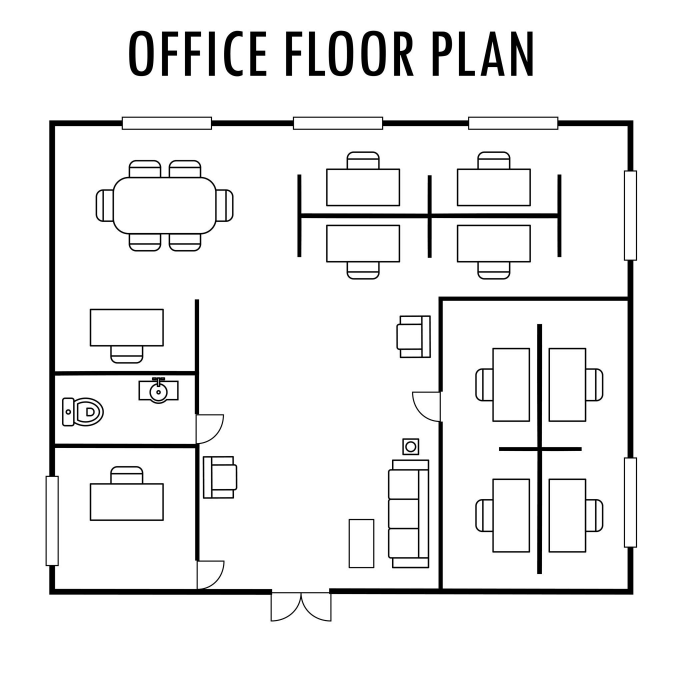
#> input picture data/floorplans/fp1.jpg, 2048 x 2048 px (shown at 1/3 size)
$ python -i grid.py   (imports and definitions only)
#> lines starting #> are read from the running program, lines starting #| are printed output that depends on the picture; after the words box and inside, x2 and y2 are one past the last pixel; in counts of white or black regions, pixels touching at a corner belong together
"""
Image Processing — Grid Converter
----------------------------------
Converts real-world floor plan / maze images into binary grids
for AI algorithm input.

Pipeline:
  1. Load image (BGR via OpenCV)
  2. Convert to grayscale
  3. Adaptive thresholding (handles uneven lighting)
  4. Morphological cleanup (remove noise)
  5. Downscale to manageable grid resolution
  6. Output: binary grid (1=walkable, 0=obstacle)
"""

import cv2
import numpy as np


class ImageToGrid:
    """
    Converts an image file to a binary navigable grid.
    Supports multiple environments: floorplans, mazes, street maps.
    """

    def __init__(self, image_path, grid_scale=1.0, white_thresh=200,
                 max_dimension=None, border=3, mode="auto"):
        """
        grid_scale: fraction to downscale (1.0 = full resolution)
        white_thresh: pixel brightness >= this → walkable
        max_dimension: optional safety cap for interactive/search workloads
        border: number of obstacle cells to reserve around the image edge
        mode: auto, simple, 3d, map, or occupancy
        """
        self.image_path = image_path
        self.grid_scale = grid_scale
        self.white_thresh = white_thresh
        self.max_dimension = max_dimension
        self.border = max(0, int(border))
        self.mode = mode.lower().strip()

    def load(self):
        img = cv2.imread(self.image_path)
#> img is the input picture: shape (2048, 2048, 3); min 0, max 255, mean 237
        if img is None:
            raise ValueError(f"Cannot load image: {self.image_path}")
        return img

    def preprocess(self, img, mode=None):
        """
        Returns binary image: 255 = walkable, 0 = obstacle.
        Uses adaptive threshold for robustness to lighting variation.
        """
        # Optional downscale for large images.  A cap prevents accidental
        # quadratic search costs when a camera image is several thousand px.
        scale = float(self.grid_scale)
        if scale <= 0:
            raise ValueError("grid_scale must be greater than zero")
        if self.max_dimension:
            scale = min(scale, float(self.max_dimension) / max(img.shape[:2]))
        work_img = img
        if scale < 1.0:
            h = max(1, int(round(img.shape[0] * scale)))
            w = max(1, int(round(img.shape[1] * scale)))
            work_img = cv2.resize(img, (w, h), interpolation=cv2.INTER_AREA)
        gray = cv2.cvtColor(work_img, cv2.COLOR_BGR2GRAY)

        selected_mode = (mode or self.mode).lower().strip()
        if selected_mode == "auto":
            hsv = cv2.cvtColor(work_img, cv2.COLOR_BGR2HSV)
#> hsv: shape (2048, 2048, 3); mean H, S, V 0, 0, 237
            mean_saturation = float(np.mean(hsv[:, :, 1]))
#> mean_saturation = 0
            selected_mode = "3d" if mean_saturation >= 32.0 else "simple"
#> selected_mode = 'simple'
        if selected_mode in {"3d", "complex", "render"}:
            # Rendered rooms usually have a bright, low-saturation floor and
            # colorful/dark furniture.  HSV separates those properties more
            # reliably than a grayscale threshold.
            hsv = cv2.cvtColor(work_img, cv2.COLOR_BGR2HSV)
            saturation = hsv[:, :, 1]
            value = hsv[:, :, 2]
            floor = ((saturation < 85) & (value > 125)) | \
                    ((saturation < 45) & (value > 95))
            binary = (floor.astype(np.uint8) * 255)
            binary = cv2.morphologyEx(
                binary, cv2.MORPH_CLOSE, np.ones((5, 5), np.uint8), iterations=2)
            binary = cv2.morphologyEx(
                binary, cv2.MORPH_OPEN, np.ones((3, 3), np.uint8), iterations=1)
        elif selected_mode in {"occupancy", "map", "simple", "bw"}:
            _, binary = cv2.threshold(gray, self.white_thresh, 255,
                                      cv2.THRESH_BINARY)
#> binary: shape (2048, 2048); 92.3% white; 41 black regions, largest, box (x1, y1, x2, y2) and area: (136, 350, 1912, 1865) 141358, (892, 523, 1685, 774) 20590, (1497, 972, 1745, 1722) 14222
        else:
            raise ValueError(
                f"Unknown image mode '{selected_mode}'. Use auto, simple, 3d, map, or occupancy.")

        # Morphological opening: remove isolated noise pixels
        kernel = np.ones((3, 3), np.uint8)
        binary = cv2.morphologyEx(binary, cv2.MORPH_OPEN, kernel, iterations=1)
#> binary: shape (2048, 2048); 92.3% white; 41 black regions, largest, box (x1, y1, x2, y2) and area: (136, 350, 1912, 1865) 141413, (892, 523, 1685, 774) 20598, (1497, 972, 1745, 1722) 14223

        # Block borders (prevent agents escaping grid edge)
        h, w = binary.shape
#> h = 2048; w = 2048
        border = min(self.border, max(0, min(h, w) // 2))
#> border = 3
        if border:
            binary[:border, :] = 0
            binary[h - border:, :] = 0
            binary[:, :border] = 0
            binary[:, w - border:] = 0
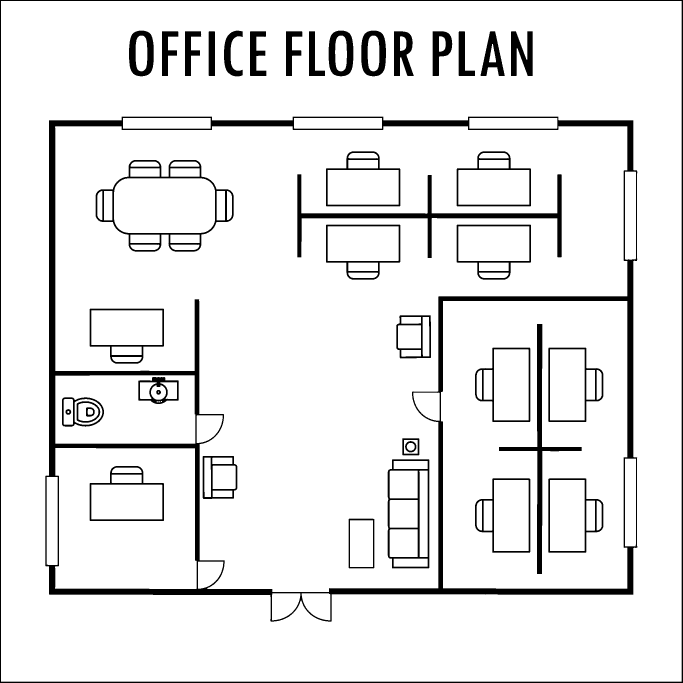
#> binary: shape (2048, 2048) (shown at 1/3 size); 91.7% white; 42 black regions, largest, box (x1, y1, x2, y2) and area: (136, 350, 1912, 1865) 141413, (0, 0, 2048, 2048) 24540, (892, 523, 1685, 774) 20598

        return gray, binary

    def to_grid(self, binary):
        """Convert binary image to integer grid: 1=walkable, 0=obstacle."""
        return (binary > 0).astype(int).tolist()

    def process(self):
        """
        Full pipeline.
        Returns: (grid, binary_img, original_img)
        """
        img = self.load()
        gray, binary = self.preprocess(img)
        grid = self.to_grid(binary)
#> grid = 2048 items
        # Keep the rendered image in the same coordinate system as the grid.
        # This avoids overlays being shifted when max_dimension/grid_scale is used.
        if img.shape[:2] != gray.shape[:2]:
            img = cv2.resize(img, (gray.shape[1], gray.shape[0]),
                             interpolation=cv2.INTER_AREA)
        return grid, binary, img, gray


def grid_to_numpy(grid):
    """Helper: convert list-of-lists to numpy array."""
    return np.array(grid, dtype=np.int8)

>>> result = ImageToGrid('../../data/floorplans/fp1.jpg').process()

$ run again, on data/floorplans/fp2.jpg
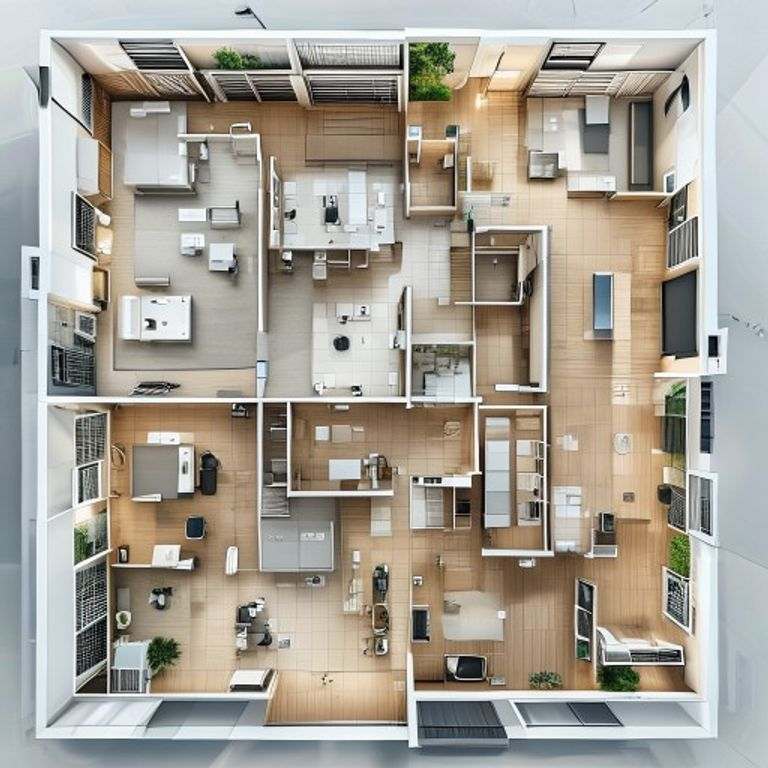
#> input picture data/floorplans/fp2.jpg, 768 x 768 px
#> in load, img is the input picture: shape (768, 768, 3); mean B, G, R 150.8, 160.7, 165.7
#> in preprocess, `gray = cv2.cvtColor(work_img, cv2.COLOR_BGR2GRAY)`:
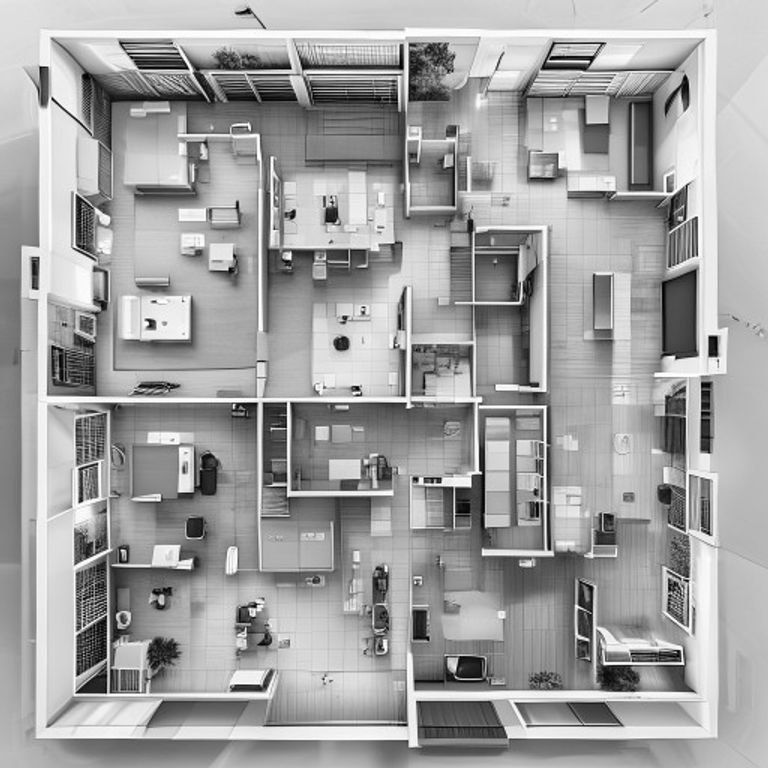
#> gray: shape (768, 768); min 0, max 255, mean 161.1
#> hsv: shape (768, 768, 3); mean H, S, V 50.3, 43.7, 171.2
#> mean_saturation = 43.72
#> selected_mode = '3d'
#> floor: shape (768, 768) bool; 74% white; 577 black regions (409 under 20 px), largest, box (x1, y1, x2, y2) and area: (412, 387, 695, 692) 35977, (58, 43, 610, 318) 26531, (94, 403, 258, 667) 16131
#> in preprocess, `binary[:, w - border:] = 0`:
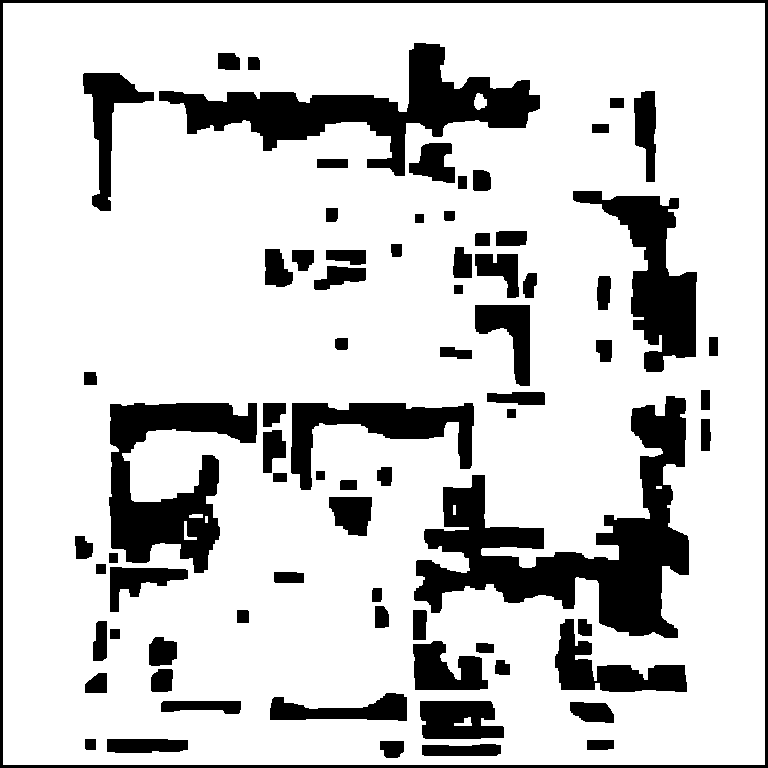
#> binary: shape (768, 768); 80.1% white; 76 black regions, largest, box (x1, y1, x2, y2) and area: (414, 396, 689, 638) 22975, (159, 43, 540, 176) 15378, (109, 403, 257, 573) 12123
#> grid = 768 items

$ run again, on data/floorplans/fp3.jpg
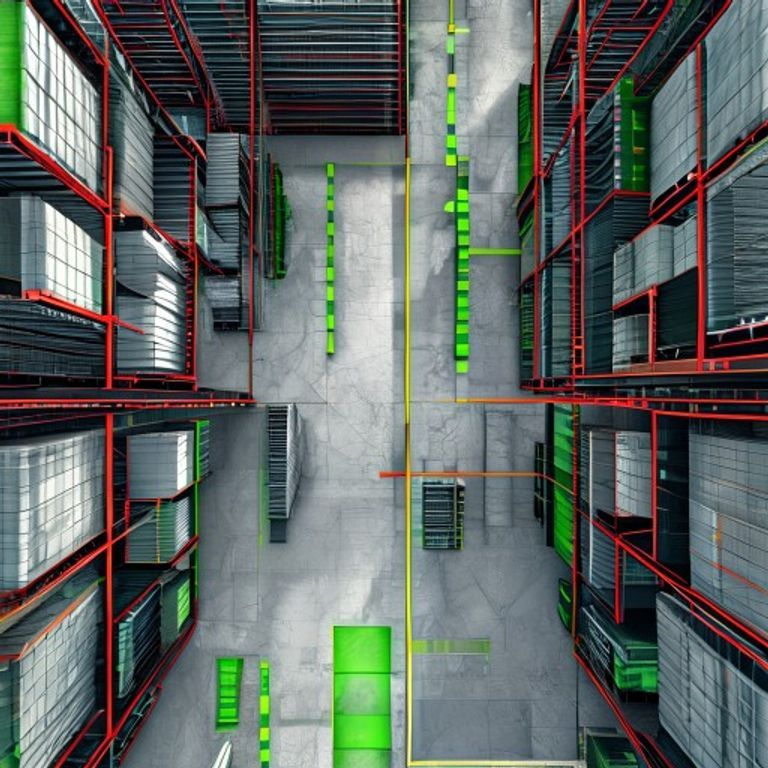
#> input picture data/floorplans/fp3.jpg, 768 x 768 px
#> in load, img is the input picture: shape (768, 768, 3); mean B, G, R 98.3, 102.7, 95.1
#> hsv: shape (768, 768, 3); mean H, S, V 91.1, 84.9, 113.9
#> mean_saturation = 84.86
#> selected_mode = '3d'
#> in preprocess, `floor = ((saturation < 85) & (value > 125)) | \ ((saturation < 45) & (..`:
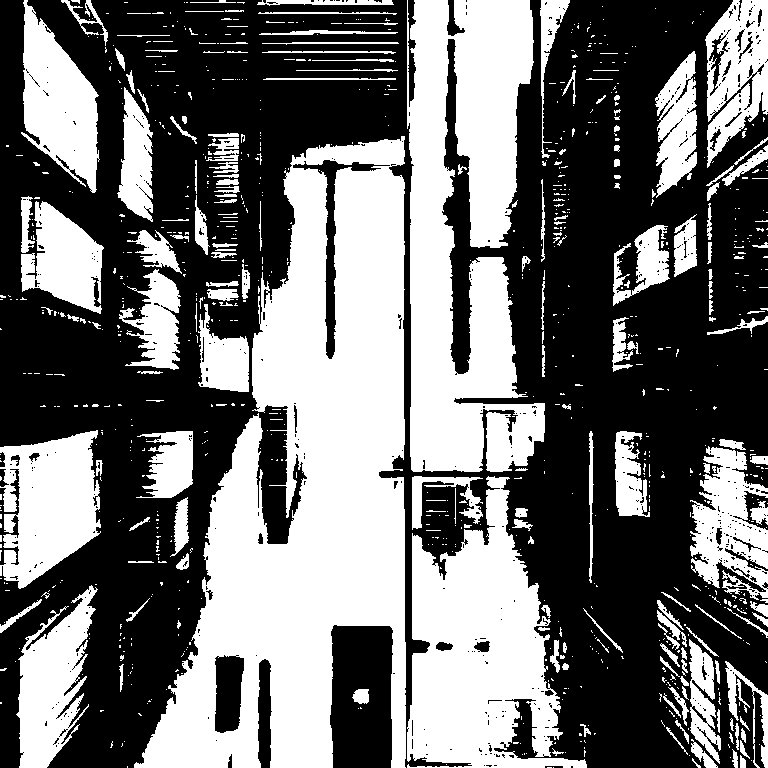
#> floor: shape (768, 768) bool; 43.5% white; 930 white regions (740 under 20 px), largest, box (x1, y1, x2, y2) and area: (134, 136, 406, 768) 89976, (407, 0, 545, 472) 44763, (407, 476, 587, 768) 28946
#> in preprocess, `binary[:, w - border:] = 0`:
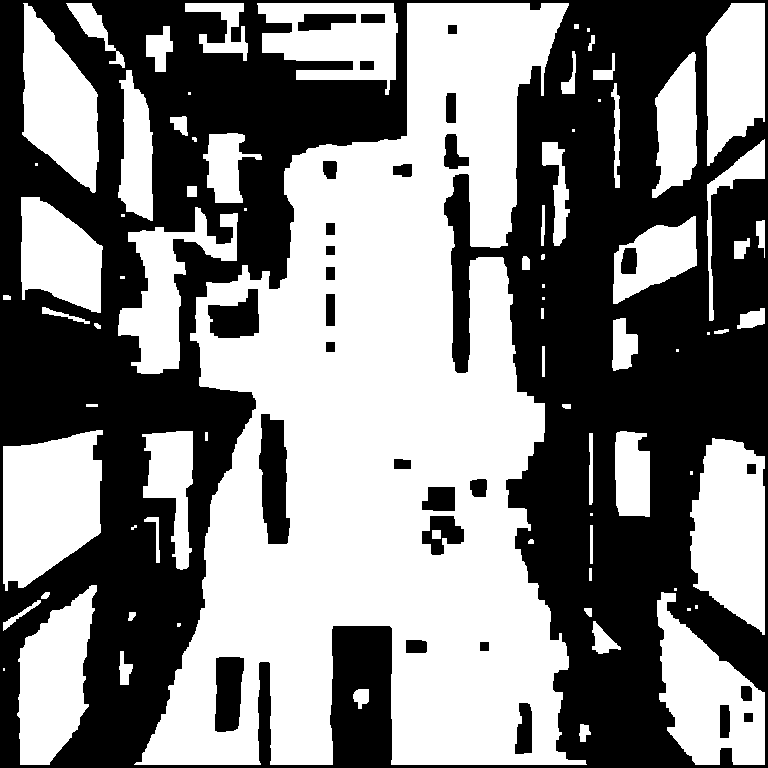
#> binary: shape (768, 768); 51% white; 29 black regions, largest, box (x1, y1, x2, y2) and area: (0, 0, 768, 768) 275029, (259, 414, 290, 544) 3003, (215, 657, 244, 732) 1864
#> grid = 768 items

$ run again, on data/floorplans/fp4.jpg
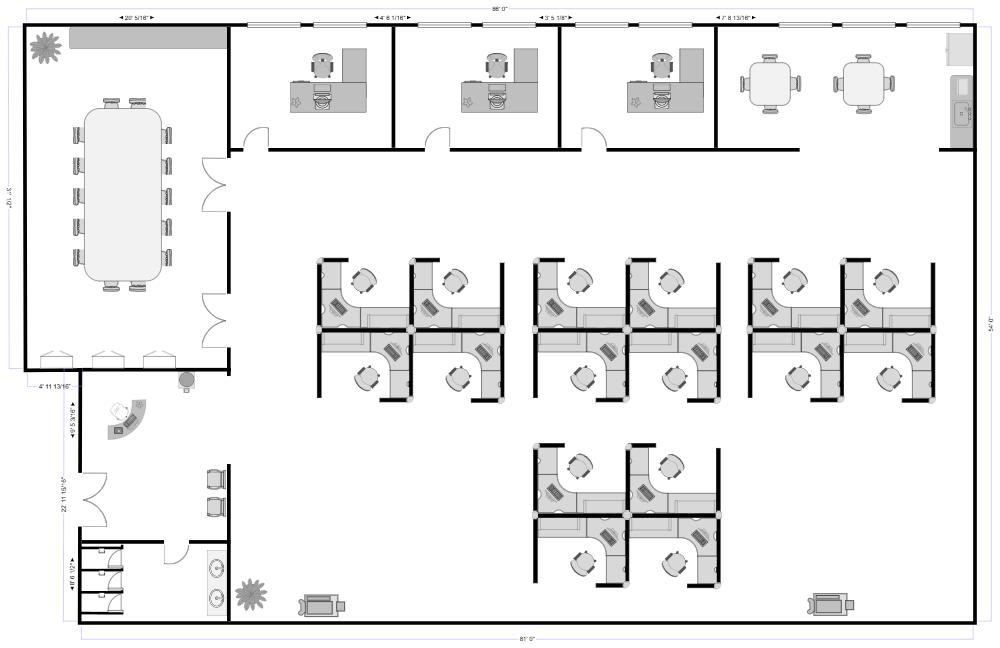
#> input picture data/floorplans/fp4.jpg, 1000 x 648 px
#> in load, img is the input picture: shape (648, 1000, 3); mean B, G, R 235.8, 235.8, 235.8
#> hsv: shape (648, 1000, 3); mean H, S, V 6.3, 0.6, 235.9
#> mean_saturation = 0.579
#> selected_mode = 'simple'
#> in preprocess, `_, binary = cv2.threshold(gray, self.white_thresh, 255, cv2.THRESH_BIN..`:
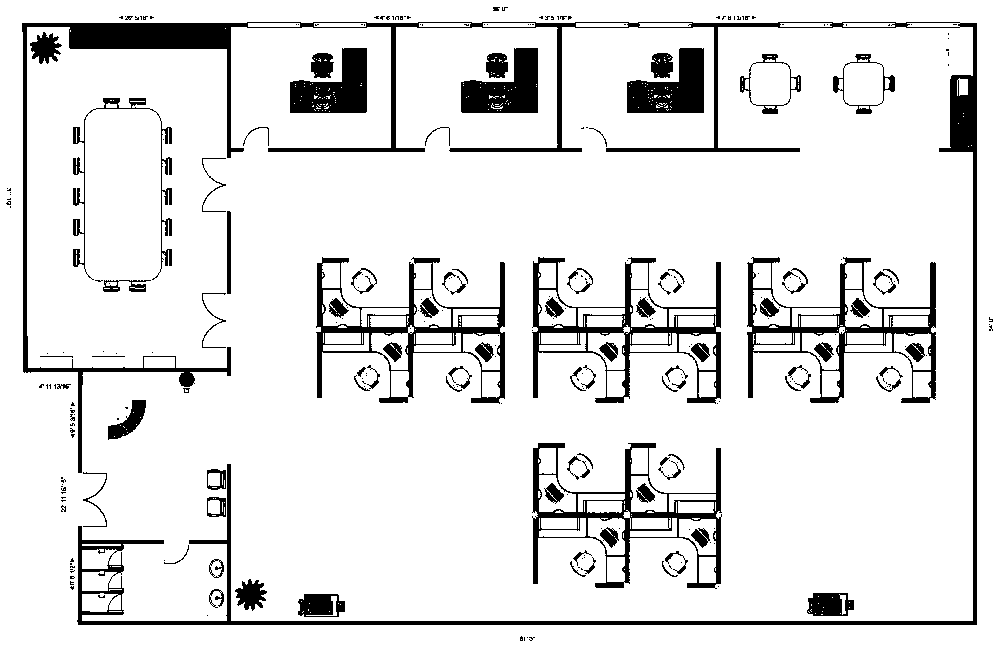
#> binary: shape (648, 1000); 89.2% white; 303 black regions (210 under 20 px), largest, box (x1, y1, x2, y2) and area: (22, 22, 977, 625) 23517, (532, 257, 721, 404) 5138, (747, 257, 936, 403) 5111
#> in preprocess, `binary[:, w - border:] = 0`:
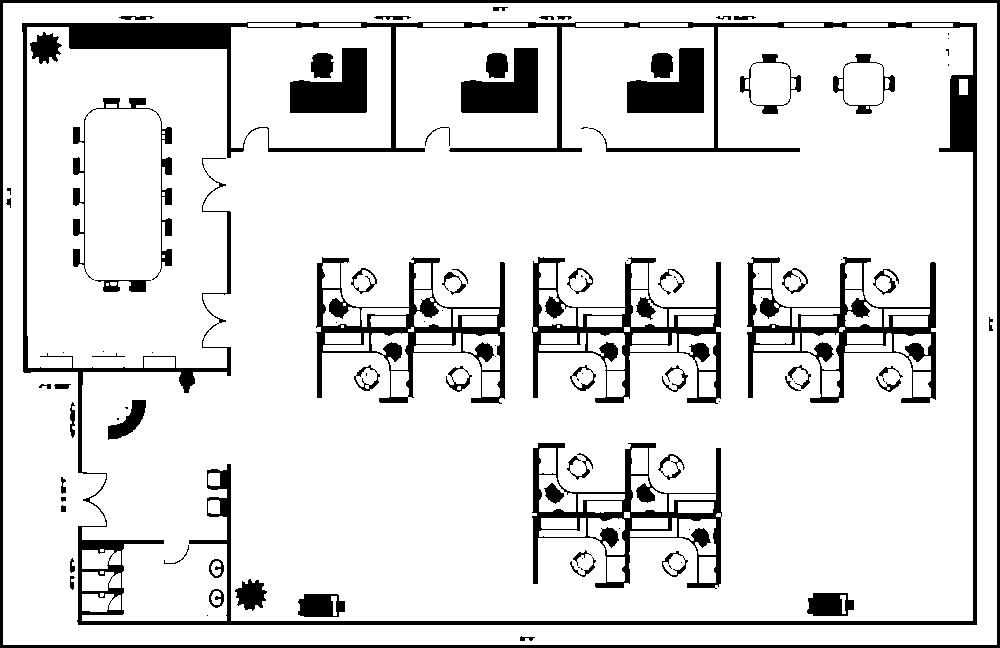
#> binary: shape (648, 1000); 87.1% white; 103 black regions (38 under 20 px), largest, box (x1, y1, x2, y2) and area: (22, 22, 977, 625) 25429, (0, 0, 1000, 648) 9852, (532, 257, 721, 404) 6402
#> grid = 648 items
